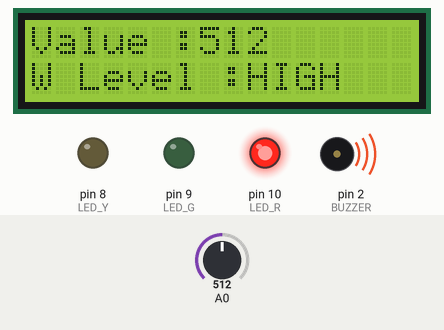
A sketch run on a simulated Arduino Uno, built with avr-gcc and run on an emulated ATmega328P. On the bench: 16×2 character LCD, output pins drawn as LEDs (lit = HIGH), buzzer (waves = sounding). The test bench sets the inputs (shaded band); at power-on: A0 = 512.

Above: at 1.2 s.
1.3 s: A0 set to 360
At 2.7 s:
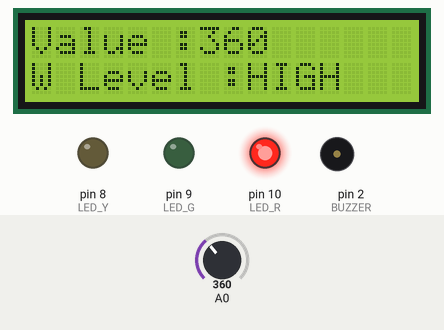
4.4 s: A0 set to 351
At 6.4 s:
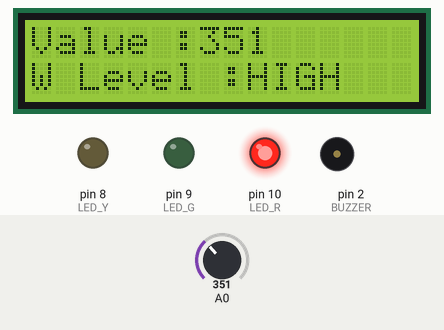
7.3 s: A0 set to 306
At 8.8 s:
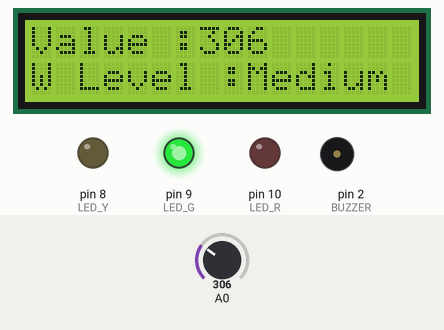
9.9 s: A0 set to 272
At 11.2 s:
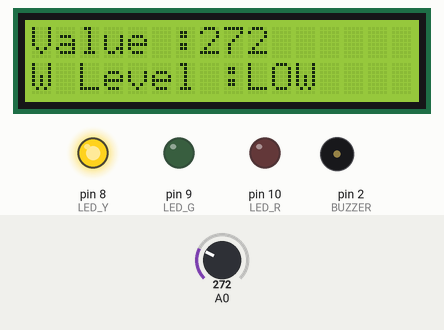
12.5 s: A0 set to 0
At 13.7 s:
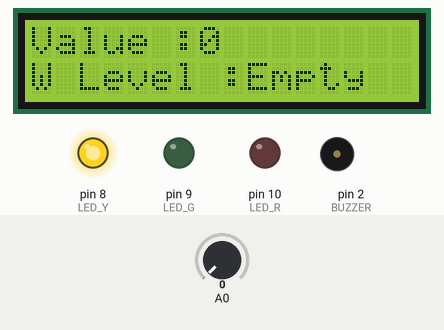
Timing chart, 0 to 15.5 s (numbered marks = the images above; inputs shaded):
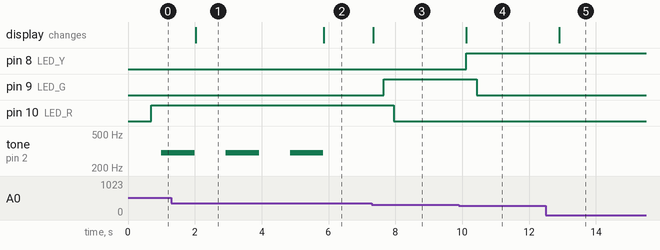

The sketch:

onitoring_to_be_a_wireless_communication_for_flashfloods_war.ino
```cpp
//======================================================================================
//Filename : PAZ_Arduino-Based Water Level Monitoring to be a wireless communication for flashfloods warning system.ino
//Author : Al Francis B. Paz
//Email : afpaz@gbox.adnu.edu.ph
//Exercise Number:4
//Description :An arduino code that can detect water in a certain level, and will display the level of water in LCD Display. And also the lights will on depending to the level of the water being detected.
//Last modified: March 16, 2023
//======================================================================================

#include <LiquidCrystal_I2C.h>
#include <Wire.h>
// Set the LCD address to 0x27 for a 16 chars and 2 line display
LiquidCrystal_I2C lcd(0x27, 16, 2);

#define LED_Y 8 //define yellow LED pin
#define LED_G 9 //define green LED
#define LED_R 10 //define red LED
#define BUZZER 2 //buzzer pin

void setup()
{
  // initialize the LCD
  lcd.begin();

  // Turn on the blacklight and print a message.
  lcd.backlight();
  //lcd.print("Hello, world!");
   pinMode(LED_Y, OUTPUT);
  pinMode(LED_G, OUTPUT);
  pinMode(LED_R, OUTPUT);
  pinMode(BUZZER, OUTPUT);
  noTone(BUZZER);
}
void loop() {
  int value = analogRead(A0);
  lcd.setCursor(0, 0);
  lcd.print("Value :");
  lcd.print(value);
  lcd.print("   ");
  Serial.println(value);

  lcd.setCursor(0, 1);
  lcd.print("W Level :");

  if (value == 0) {
    lcd.print("Empty ");
  } else if (value > 50 && value < 290) {
    lcd.print("LOW   ");
    digitalWrite(LED_Y, HIGH);
    delay(300);
     digitalWrite(LED_G, LOW);
    delay(300);
     digitalWrite(LED_R, LOW);
    delay(300);
  } else if (value > 291 && value < 350) {
    lcd.print("Medium");
    digitalWrite(LED_Y, LOW);
    delay(300);
     digitalWrite(LED_G, HIGH);
    delay(300);
     digitalWrite(LED_R, LOW);
    delay(300);
  } else if (value > 351){
    lcd.print("HIGH  ");
    digitalWrite(LED_Y, LOW);
    delay(300);
     digitalWrite(LED_G, LOW);
    delay(300);
     digitalWrite(LED_R, HIGH);
    delay(300);
    tone(BUZZER, 300);
    delay(1000);
    noTone(BUZZER);
  }
}
```

Measured:
- the behaviour switches between 352 and 351 on A0 (found by bisection; images 1 and 2)
- the behaviour switches between 290 and 289 on A0 (found by bisection; images 3 and 4)
- after the input at 1.3 s, the display: changes after 0.72 s (image 1)
- after the input at 4.4 s, tone on pin 2 (BUZZER): goes on until 5.8 s, then stays silent; the display: changes after 1.5 s (image 2)
- after the input at 7.3 s, pin 9 (LED_G): LOW → HIGH after 0.35 s; pin 10 (LED_R): HIGH → LOW after 0.65 s; the display: changes after 0.05 s (image 3)
- after the input at 9.9 s, pin 8 (LED_Y): LOW → HIGH after 0.23 s; pin 9 (LED_G): HIGH → LOW after 0.53 s; the display: changes after 0.23 s (image 4)
- after the input at 12.5 s, the display: changes after 0.41 s (image 5)
